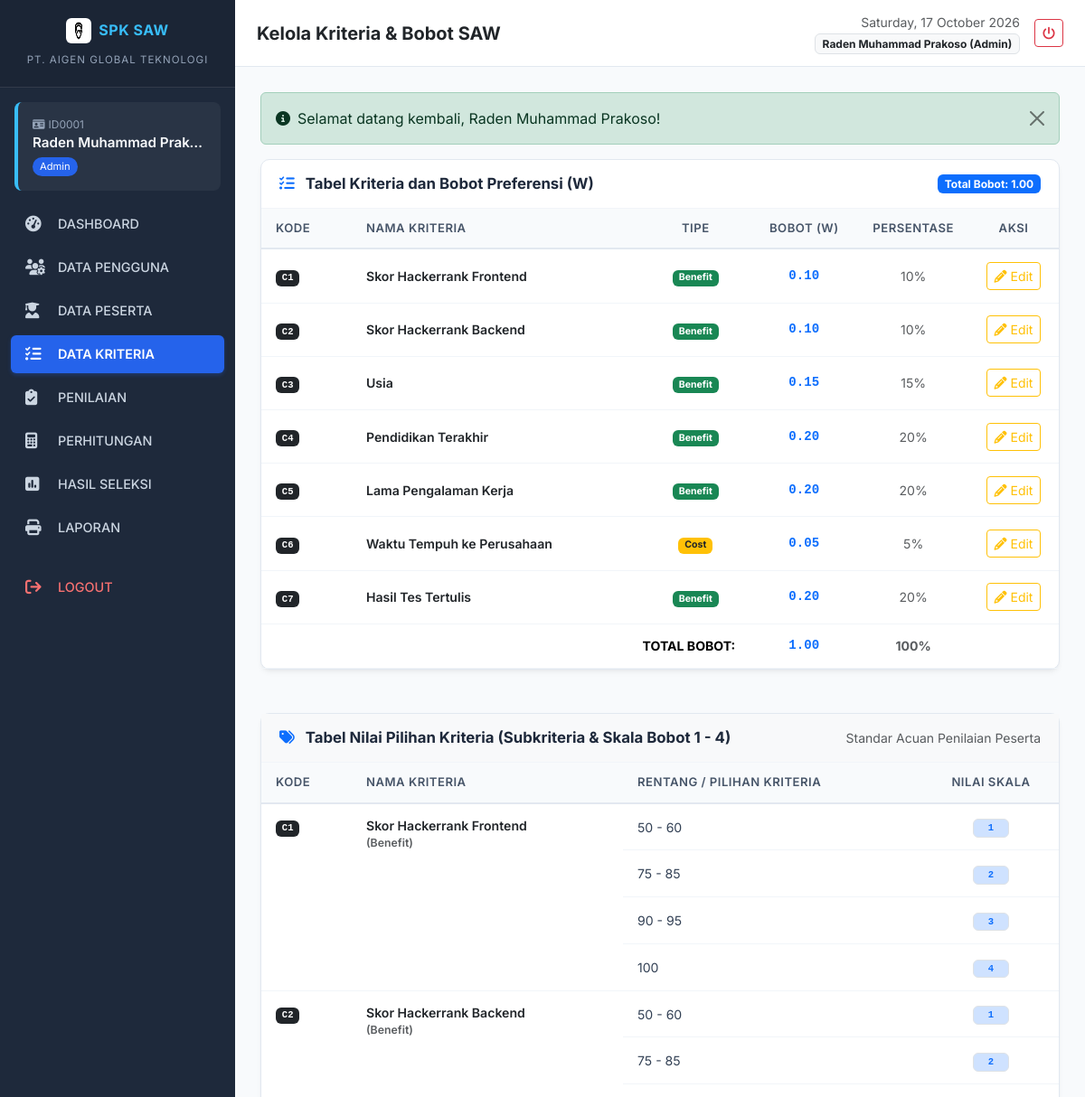
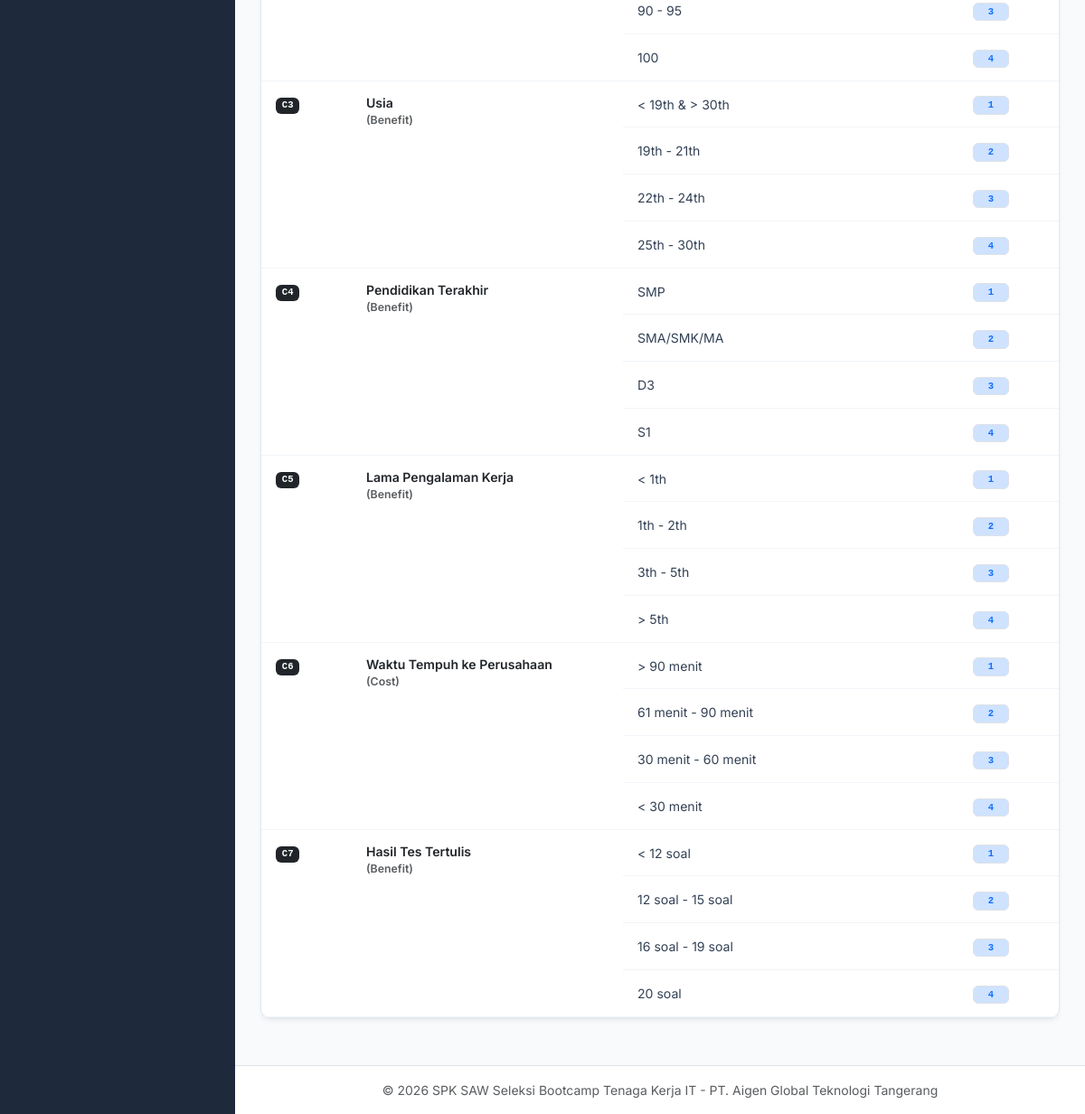
The app's page /kriteria.php (signed in) with its own data (2 pictures, top to bottom).
### tables this page shows
CREATE TABLE `kriteria` (
  `kode_kriteria` varchar(10) NOT NULL,
  `nama_kriteria` varchar(100) NOT NULL,
  `bobot` decimal(5,2) NOT NULL,
  `tipe` enum('Benefit','Cost') NOT NULL,
  PRIMARY KEY (`kode_kriteria`)
);

CREATE TABLE `subkriteria` (
  `id_sub` int(11) NOT NULL AUTO_INCREMENT,
  `kode_kriteria` varchar(10) NOT NULL,
  `pilihan_kriteria` varchar(100) NOT NULL,
  `nilai` int(11) NOT NULL,
  PRIMARY KEY (`id_sub`),
  KEY `kode_kriteria` (`kode_kriteria`),
  CONSTRAINT `fk_subkriteria_kriteria` FOREIGN KEY (`kode_kriteria`) REFERENCES `kriteria` (`kode_kriteria`) ON DELETE CASCADE
);

### config/database.php (called while the page is built, shortened)
<?php
$db_host = 'localhost';
$db_user = 'root';
$db_pass = '';
$db_name = 'spk_saw_aigen';
try {
    $conn = new mysqli($db_host, $db_user, $db_pass, $db_name);
    if ($conn->connect_error) {
        $db_connected = false;
        $db_error = $conn->connect_error;
    } else {
        $db_connected = true;
        $conn->set_charset("utf8mb4");
    }
} catch (Exception $e) {
    $db_connected = false;
    $db_error = $e->getMessage();
}
function query($sql) {
    global $conn, $db_connected;
    $result = $conn->query($sql);
    $rows = [];
    while ($row = $result->fetch_assoc()) {
        $rows[] = $row;
    }
    return $rows;
}
?>

### kriteria.php (the view, shortened to what this page needs)
<?php
require_once __DIR__ . '/config/database.php';
$edit_data = null;
$list_kriteria   = query("SELECT * FROM kriteria ORDER BY kode_kriteria ASC");
$subkriteria_raw = query("SELECT * FROM subkriteria ORDER BY kode_kriteria ASC, nilai ASC");
$subkriteria_map = [];
foreach ($subkriteria_raw as $sub) {
    $subkriteria_map[$sub['kode_kriteria']][] = $sub;
}
$total_bobot = array_sum(array_column($list_kriteria, 'bobot'));
require_once __DIR__ . '/includes/header.php';
require_once __DIR__ . '/includes/sidebar.php';
require_once __DIR__ . '/includes/navbar.php';
?>
<div class="row">
    <div class="<?= $edit_data ? 'col-lg-8' : 'col-lg-12' ?> mb-4">
        <div class="card-custom">
            <div class="card-header">
                <h5 class="fw-bold mb-0">
                    <i class="fa-solid fa-list-check text-primary me-2"></i>
                    Tabel Kriteria dan Bobot Preferensi (W)
                </h5>
                <span class="badge bg-primary">Total Bobot: <?= number_format($total_bobot, 2) ?></span>
            </div>
            <div class="card-body p-0">
                <div class="table-responsive">
                    <table class="table-custom mb-0">
                        <thead>
                            <tr>
                                <th width="100">KODE</th>
                                <th>NAMA KRITERIA</th>
                                <th class="text-center" width="120">TIPE</th>
                                <th class="text-center" width="120">BOBOT (W)</th>
                                <th class="text-center" width="120">PERSENTASE</th>
                                <th class="text-center" width="100">AKSI</th>
                            </tr>
                        </thead>
                        <tbody>
                            <?php foreach ($list_kriteria as $k): ?>
                                <tr>
                                    <td><span class="badge bg-dark font-monospace"><?= htmlspecialchars($k['kode_kriteria']) ?></span></td>
                                    <td class="fw-semibold text-dark"><?= htmlspecialchars($k['nama_kriteria']) ?></td>
                                    <td class="text-center">
                                        <span class="badge <?= $k['tipe'] === 'Benefit' ? 'bg-success' : 'bg-warning text-dark' ?>">
                                            <?= htmlspecialchars($k['tipe']) ?>
                                        </span>
                                    </td>
                                    <td class="text-center fw-bold text-primary font-monospace"><?= number_format($k['bobot'], 2) ?></td>
                                    <td class="text-center text-muted"><?= ($k['bobot'] * 100) ?>%</td>
                                    <td class="text-center">
                                        <a href="kriteria.php?edit=<?= urlencode($k['kode_kriteria']) ?>" class="btn btn-outline-warning btn-sm" title="Edit Bobot">
                                            <i class="fa-solid fa-pencil"></i> Edit
                                        </a>
                                    </td>
                                </tr>
                            <?php endforeach; ?>
                        </tbody>
                        <tfoot>
                            <tr class="table-light fw-bold">
                                <td colspan="3" class="text-end">TOTAL BOBOT:</td>
                                <td class="text-center text-primary font-monospace"><?= number_format($total_bobot, 2) ?></td>
                                <td class="text-center text-muted"><?= ($total_bobot * 100) ?>%</td>
                                <td></td>
                            </tr>
                        </tfoot>
                    </table>
                </div>
            </div>
        </div>
    </div>
</div>
<div class="card-custom">
    <div class="card-header bg-light">
        <h5 class="fw-bold mb-0">
            <i class="fa-solid fa-tags text-primary me-2"></i>
            Tabel Nilai Pilihan Kriteria (Subkriteria & Skala Bobot 1 - 4)
        </h5>
        <small class="text-muted">Standar Acuan Penilaian Peserta</small>
    </div>
    <div class="card-body p-0">
        <div class="table-responsive">
            <table class="table-custom mb-0">
                <thead>
                    <tr>
                        <th width="100">KODE</th>
                        <th width="300">NAMA KRITERIA</th>
                        <th>RENTANG / PILIHAN KRITERIA</th>
                        <th class="text-center" width="150">NILAI SKALA</th>
                    </tr>
                </thead>
                <tbody>
                    <?php foreach ($list_kriteria as $k):
                        $subs = $subkriteria_map[$k['kode_kriteria']] ?? [];
                        $rowspan = count($subs);
                    ?>
                        <?php if ($rowspan > 0): ?>
                            <?php foreach ($subs as $index => $sub): ?>
                                <tr>
                                    <?php if ($index === 0): ?>
                                        <td rowspan="<?= $rowspan ?>" class="align-top">
                                            <span class="badge bg-dark font-monospace"><?= htmlspecialchars($k['kode_kriteria']) ?></span>
                                        </td>
                                        <td rowspan="<?= $rowspan ?>" class="align-top fw-semibold text-dark">
                                            <?= htmlspecialchars($k['nama_kriteria']) ?>
                                            <div class="small text-muted">(<?= $k['tipe'] ?>)</div>
                                        </td>
                                    <?php endif; ?>
                                    <td><?= htmlspecialchars($sub['pilihan_kriteria']) ?></td>
                                    <td class="text-center">
                                        <span class="badge bg-primary-subtle text-primary border px-3 py-1 font-monospace fw-bold">
                                            <?= $sub['nilai'] ?>
                                        </span>
                                    </td>
                                </tr>
                            <?php endforeach; ?>
                        <?php endif; ?>
                    <?php endforeach; ?>
                </tbody>
            </table>
        </div>
    </div>
</div>
<?php require_once __DIR__ . '/includes/footer.php'; ?>

### assets/css/style.css (style rules this page uses)
:root { --primary-color: #0d6efd; --primary-hover: #0b5ed7; --sidebar-bg: #1e293b; --sidebar-hover: #334155; --sidebar-active: #2563eb; --body-bg: #f8fafc; --card-shadow: 0 4px 6px -1px rgba(0, 0, 0, 0.05), 0 2px 4px -2px rgba(0, 0, 0, 0.05); }
body { font-family: 'Inter', -apple-system, BlinkMacSystemFont, "Segoe UI", Roboto, sans-serif; background-color: var(--body-bg); color: #334155; }
.card-custom { background: #ffffff; border-radius: 10px; border: 1px solid #e2e8f0; box-shadow: var(--card-shadow); margin-bottom: 1.5rem; }
.card-custom .card-header { background: transparent; border-bottom: 1px solid #f1f5f9; padding: 1rem 1.25rem; display: flex; align-items: center; justify-content: space-between; }
.card-custom .card-header h5 { margin: 0; font-size: 1.05rem; font-weight: 600; color: #1e293b; }
.card-custom .card-body { padding: 1.25rem; }
.table-custom { width: 100%; border-collapse: separate; border-spacing: 0; }
.table-custom th { background-color: #f8fafc; color: #475569; font-weight: 600; font-size: 0.82rem; text-transform: uppercase; letter-spacing: 0.5px; padding: 0.75rem 1rem; border-bottom: 2px solid #e2e8f0; }
.table-custom td { padding: 0.85rem 1rem; font-size: 0.88rem; vertical-align: middle; border-bottom: 1px solid #f1f5f9; }

### records on screen
kriteria: kode_kriteria "C1", nama_kriteria "Skor Hackerrank Frontend", tipe "Benefit", bobot "0.10", $k['bobot']*100 "10"
kriteria: kode_kriteria "C2", nama_kriteria "Skor Hackerrank Backend", tipe "Benefit", bobot "0.10", $k['bobot']*100 "10"
kriteria: kode_kriteria "C3", nama_kriteria "Usia", tipe "Benefit", bobot "0.15", $k['bobot']*100 "15"
kriteria: kode_kriteria "C4", nama_kriteria "Pendidikan Terakhir", tipe "Benefit", bobot "0.20", $k['bobot']*100 "20"
kriteria: kode_kriteria "C5", nama_kriteria "Lama Pengalaman Kerja", tipe "Benefit", bobot "0.20", $k['bobot']*100 "20"
kriteria: kode_kriteria "C6", nama_kriteria "Waktu Tempuh ke Perusahaan", tipe "Cost", bobot "0.05", $k['bobot']*100 "5"
kriteria: kode_kriteria "C7", nama_kriteria "Hasil Tes Tertulis", tipe "Benefit", bobot "0.20", $k['bobot']*100 "20"
subkriteria: kode_kriteria.kode_kriteria "C1", kode_kriteria.nama_kriteria "Skor Hackerrank Frontend", kode_kriteria.tipe "Benefit", pilihan_kriteria "50 - 60", nilai "1"
subkriteria: pilihan_kriteria "75 - 85", nilai "2"
subkriteria: pilihan_kriteria "90 - 95", nilai "3"
subkriteria: pilihan_kriteria "100", nilai "4"
subkriteria: kode_kriteria.kode_kriteria "C2", kode_kriteria.nama_kriteria "Skor Hackerrank Backend", kode_kriteria.tipe "Benefit", pilihan_kriteria "50 - 60", nilai "1"
subkriteria: pilihan_kriteria "75 - 85", nilai "2"
subkriteria: pilihan_kriteria "90 - 95", nilai "3"
subkriteria: pilihan_kriteria "100", nilai "4"
subkriteria: kode_kriteria.kode_kriteria "C3", kode_kriteria.nama_kriteria "Usia", kode_kriteria.tipe "Benefit", pilihan_kriteria "< 19th & > 30th", nilai "1"
subkriteria: pilihan_kriteria "19th - 21th", nilai "2"
subkriteria: pilihan_kriteria "22th - 24th", nilai "3"
subkriteria: pilihan_kriteria "25th - 30th", nilai "4"
subkriteria: kode_kriteria.kode_kriteria "C4", kode_kriteria.nama_kriteria "Pendidikan Terakhir", kode_kriteria.tipe "Benefit", pilihan_kriteria "SMP", nilai "1"
subkriteria: pilihan_kriteria "SMA/SMK/MA", nilai "2"
subkriteria: pilihan_kriteria "D3", nilai "3"
subkriteria: pilihan_kriteria "S1", nilai "4"
subkriteria: kode_kriteria.kode_kriteria "C5", kode_kriteria.nama_kriteria "Lama Pengalaman Kerja", kode_kriteria.tipe "Benefit", pilihan_kriteria "< 1th", nilai "1"
subkriteria: pilihan_kriteria "1th - 2th", nilai "2"
subkriteria: pilihan_kriteria "3th - 5th", nilai "3"
subkriteria: pilihan_kriteria "> 5th", nilai "4"
subkriteria: kode_kriteria.kode_kriteria "C6", kode_kriteria.nama_kriteria "Waktu Tempuh ke Perusahaan", kode_kriteria.tipe "Cost", pilihan_kriteria "> 90 menit", nilai "1"
subkriteria: pilihan_kriteria "61 menit - 90 menit", nilai "2"
subkriteria: pilihan_kriteria "30 menit - 60 menit", nilai "3"
subkriteria: pilihan_kriteria "< 30 menit", nilai "4"
subkriteria: kode_kriteria.kode_kriteria "C7", kode_kriteria.nama_kriteria "Hasil Tes Tertulis", kode_kriteria.tipe "Benefit", pilihan_kriteria "< 12 soal", nilai "1"
subkriteria: pilihan_kriteria "12 soal - 15 soal", nilai "2"
subkriteria: pilihan_kriteria "16 soal - 19 soal", nilai "3"
subkriteria: pilihan_kriteria "20 soal", nilai "4"

### other values on screen
$user_id "ID0001"
$user_name "Raden Muhammad Prak…"
$user_role "Admin"
$page_heading "Kelola Kriteria & Bobot SAW"
$_SESSION['user_name'] "Raden Muhammad Prakoso"
$_SESSION['user_role'] "Admin"
$flash['message'] "Selamat datang kembali, Raden Muhammad Prakoso!"
$total_bobot "1.00"
$total_bobot * 100 "100"
